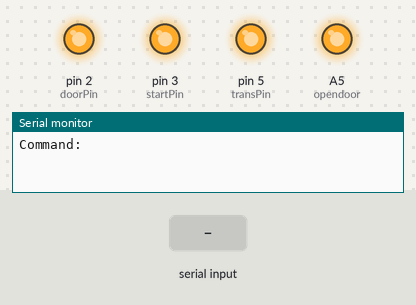
The sketch below on a simulated Arduino Uno, built with avr-gcc and run on an emulated ATmega328P. Parts: output pins drawn as LEDs (lit = HIGH), the last lines printed to the serial monitor. The inputs (shaded band) are chosen by the test bench. Pins used as bus, display or sensor lines are not drawn.

Above: at 1.2 s.
1.3 s: "s" received over Serial
At 2.6 s:
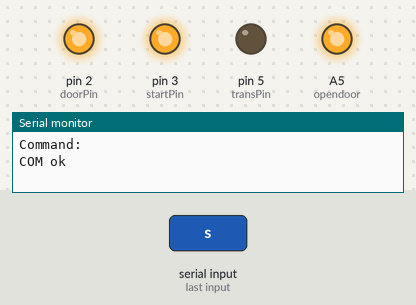
At 3.2 s:
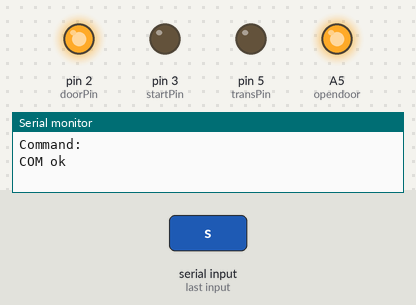
4.3 s: "o" received over Serial
At 6.0 s:
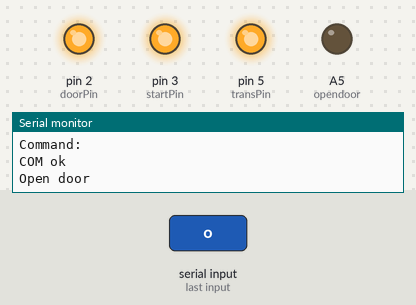
Timing chart, 0 to 7.6 s (numbered marks = the images above; inputs shaded):
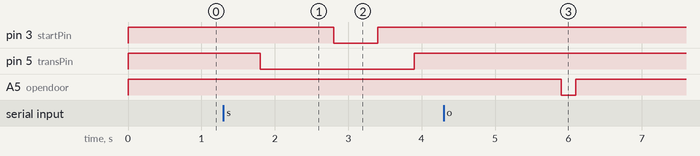

The sketch:

signal.ino
```cpp
const int startPin = 3;
const int transPin = 5;
const int keyPin = A2;
const int doorPin = 2;
const int imdoorPin = A4;
const int opendoor = A5;
char cmd;

void startbutton() {
  // digitalWrite(doorPin, LOW);
  pinMode(doorPin, OUTPUT);
  //delay(500);
  analogWrite(keyPin, 0);
  delay(500);
  digitalWrite(transPin, LOW);
  delay(1000);
  digitalWrite(startPin, LOW);
  delay(600);
  digitalWrite(startPin, HIGH);
  delay(500);
  //digitalWrite(doorPin, LOW);
 // delay(600);
  //digitalWrite(doorPin, HIGH);
  digitalWrite(transPin, HIGH);
  delay (1500);
  //digitalWrite(keyPin, HIGH);
  analogWrite(keyPin, 255);
  delay(500);
  //pinMode(doorPin, INPUT);
}
void setup() {
  // put your setup code here, to run once:
  Serial.begin(9600);
  Serial.println("Command: ");
  pinMode(startPin, OUTPUT);
  pinMode(transPin, OUTPUT);
  digitalWrite(startPin, HIGH);
  digitalWrite(transPin, HIGH);
  analogWrite(opendoor, 255);
  analogWrite(keyPin, 255);
  digitalWrite(doorPin, HIGH);
  pinMode(doorPin, OUTPUT);
  //analogWrite(imdoorPin, OUTPUT);
}

void loop() {
  // put your main code here, to run repeatedly:

  if (!Serial.available()) return;
  cmd = Serial.read();
  if (cmd == 's') {
    Serial.print("COM ok\n");
    startbutton();
    return;
  } else if (cmd == 't') {

    Serial.print("Temp ");
    //Serial.print(tempf);
    return;
  } else if (cmd == 'o') {
    Serial.print("Open door");
    analogWrite(opendoor, 0);
    delay (200);
    analogWrite(opendoor, 255);
  }
}
```

Measured:
- after the input at 1.3 s, pin 3 (startPin): HIGH → LOW after 1.5 s, → HIGH 0.60 s later; pin 5 (transPin): HIGH → LOW after 0.50 s, → HIGH 2.1 s later
- after the input at 4.3 s, A5 (opendoor): HIGH → LOW after 1.6 s, → HIGH 0.20 s later
